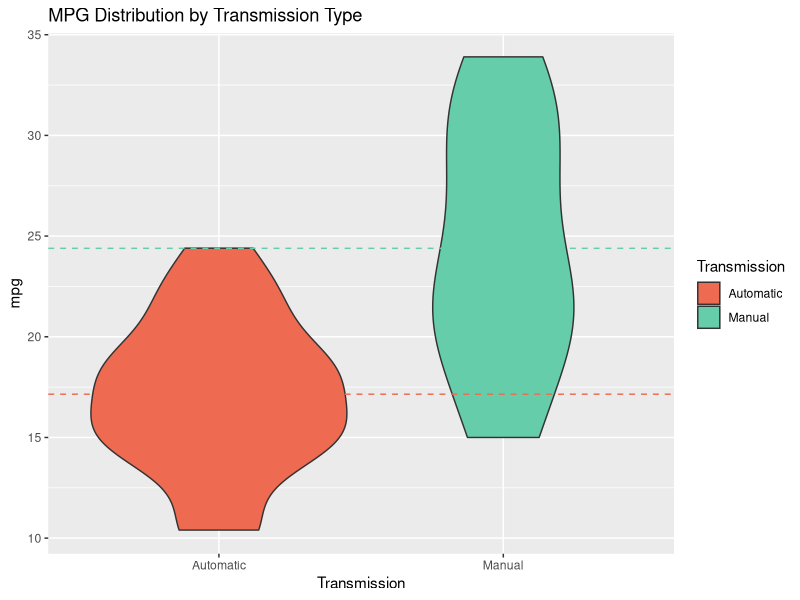
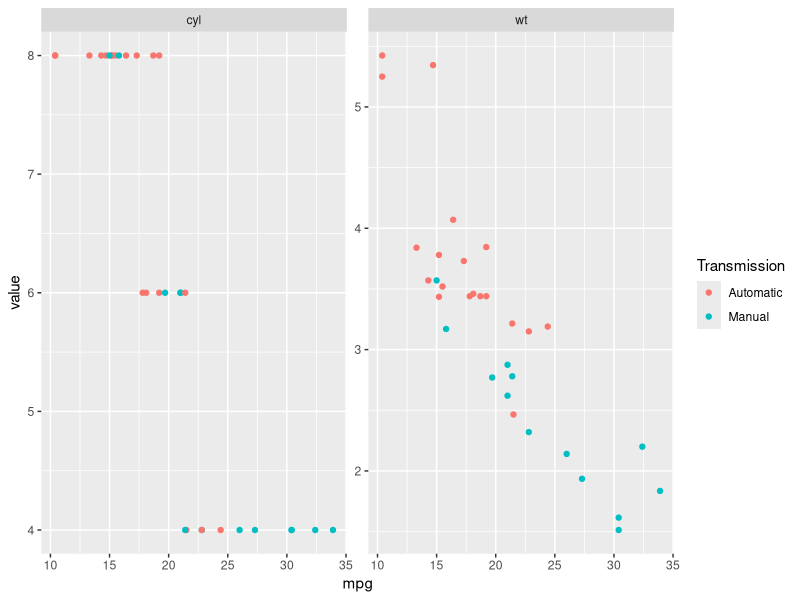
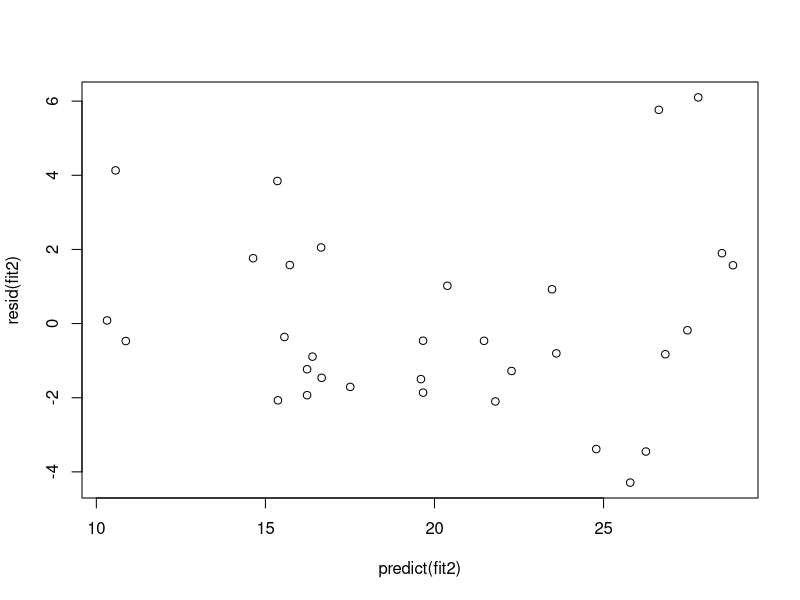

These charts were generated, in order, by the following R code:
## ---- chunk 1
library(ggplot2)
library(datasets)
library(dplyr)
library(tidyr)
## ---- chunk 2
mtcars2 <- mtcars
mtcars2$Transmission <- ifelse(mtcars2$am==0,"Automatic","Manual")
ggplot(mtcars2, aes(x=Transmission, y=mpg, fill=Transmission)) +
  geom_violin() +
  scale_fill_manual(values = c("coral2","aquamarine3")) +
  geom_hline(yintercept = mean(mtcars[mtcars$am==0,]$mpg), color="coral2", linetype=2) +
  geom_hline(yintercept = mean(mtcars[mtcars$am==1,]$mpg), color="aquamarine3", linetype=2) +
  ggtitle("MPG Distribution by Transmission Type")
## ---- chunk 3
fit1 <- lm(mpg ~ Transmission, data = mtcars2)
summary(fit1)
## ---- chunk 4
mtcars2 %>% 
  select(mpg, cyl, wt, Transmission) %>% 
  gather(stat, value, -mpg, -Transmission) %>% 
  ggplot(aes(x=mpg, y=value, color=Transmission)) +
  geom_point() +
  facet_wrap(~stat, scales = "free_y")
## ---- chunk 5
fit2 <- lm(mpg ~ cyl + wt, data = mtcars2)
summary(fit2)
## ---- chunk 6
fit3 <- lm(mpg ~ cyl + wt + Transmission, data = mtcars2)
anova(fit2, fit3)
## ---- chunk 7
plot(predict(fit2),resid(fit2))
